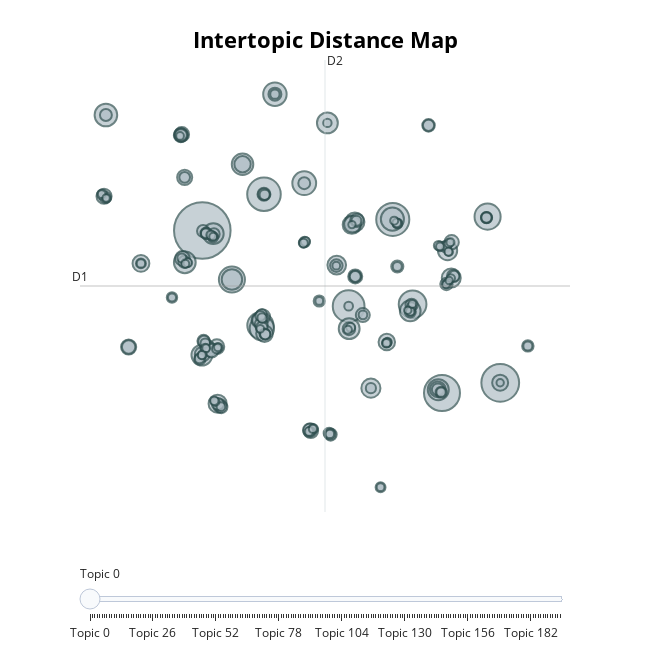

The code cell stored with this chart in its notebook:
### Code cell
zh_topic_model.visualize_topics()

### Figure 1 — Plotly figure (JSON) as saved in the notebook; plotly's stock layout.template omitted (floating-point values rounded to 4 significant figures; data arrays with more than 128 entries replaced by an {"elided": "..."} marker saying what was removed)
{"data": [{"customdata": {"elided": "195x3 mixed values"}, "hovertemplate": "<b>Topic %{customdata[0]}</b><br>%{customdata[1]}<br>Size: %{customdata[2]}", "legendgroup": "", "marker": {"color": "#B0BEC5", "line": {"color": "DarkSlateGrey", "width": 2}, "size": {"elided": "195 int values"}, "sizemode": "area", "sizeref": 0.3675, "symbol": "circle"}, "mode": "markers", "name": "", "orientation": "v", "showlegend": false, "type": "scatter", "x": {"elided": "195 float values"}, "xaxis": "x", "y": {"elided": "195 float values"}, "yaxis": "y"}], "layout": {"annotations": [{"showarrow": false, "text": "D1", "x": -12.29, "y": 3.035, "yshift": 10}, {"showarrow": false, "text": "D2", "x": 5.754, "xshift": 10, "y": 22.16}], "height": 650, "hoverlabel": {"bgcolor": "white", "font": {"family": "Rockwell", "size": 16}}, "legend": {"itemsizing": "constant", "tracegroupgap": 0}, "margin": {"t": 60}, "shapes": [{"line": {"color": "#CFD8DC", "width": 2}, "type": "line", "x0": 5.754, "x1": 5.754, "y0": -16.09, "y1": 22.16}, {"line": {"color": "#9E9E9E", "width": 2}, "type": "line", "x0": -12.29, "x1": 23.8, "y0": 3.035, "y1": 3.035}], "sliders": [{"active": 0, "pad": {"t": 50}, "steps": [{"args": [{"marker.color": {"elided": "1x195 str values"}}], "label": "Topic 0", "method": "update"}, {"args": [{"marker.color": {"elided": "1x195 str values"}}], "label": "Topic 1", "method": "update"}, {"args": [{"marker.color": {"elided": "1x195 str values"}}], "label": "Topic 2", "method": "update"}, {"args": [{"marker.color": {"elided": "1x195 str values"}}], "label": "Topic 3", "method": "update"}, {"args": [{"marker.color": {"elided": "1x195 str values"}}], "label": "Topic 4", "method": "update"}, {"args": [{"marker.color": {"elided": "1x195 str values"}}], "label": "Topic 5", "method": "update"}, {"args": [{"marker.color": {"elided": "1x195 str values"}}], "label": "Topic 6", "method": "update"}, {"args": [{"marker.color": {"elided": "1x195 str values"}}], "label": "Topic 7", "method": "update"}, {"args": [{"marker.color": {"elided": "1x195 str values"}}], "label": "Topic 8", "method": "update"}, {"args": [{"marker.color": {"elided": "1x195 str values"}}], "label": "Topic 9", "method": "update"}, {"args": [{"marker.color": {"elided": "1x195 str values"}}], "label": "Topic 10", "method": "update"}, {"args": [{"marker.color": {"elided": "1x195 str values"}}], "label": "Topic 11", "method": "update"}, {"args": [{"marker.color": {"elided": "1x195 str values"}}], "label": "Topic 12", "method": "update"}, {"args": [{"marker.color": {"elided": "1x195 str values"}}], "label": "Topic 13", "method": "update"}, {"args": [{"marker.color": {"elided": "1x195 str values"}}], "label": "Topic 14", "method": "update"}, {"args": [{"marker.color": {"elided": "1x195 str values"}}], "label": "Topic 15", "method": "update"}, {"args": [{"marker.color": {"elided": "1x195 str values"}}], "label": "Topic 16", "method": "update"}, {"args": [{"marker.color": {"elided": "1x195 str values"}}], "label": "Topic 17", "method": "update"}, {"args": [{"marker.color": {"elided": "1x195 str values"}}], "label": "Topic 18", "method": "update"}, {"args": [{"marker.color": {"elided": "1x195 str values"}}], "label": "Topic 19", "method": "update"}, {"args": [{"marker.color": {"elided": "1x195 str values"}}], "label": "Topic 20", "method": "update"}, {"args": [{"marker.color": {"elided": "1x195 str values"}}], "label": "Topic 21", "method": "update"}, {"args": [{"marker.color": {"elided": "1x195 str values"}}], "label": "Topic 22", "method": "update"}, {"args": [{"marker.color": {"elided": "1x195 str values"}}], "label": "Topic 23", "method": "update"}, {"args": [{"marker.color": {"elided": "1x195 str values"}}], "label": "Topic 24", "method": "update"}, {"args": [{"marker.color": {"elided": "1x195 str values"}}], "label": "Topic 25", "method": "update"}, {"args": [{"marker.color": {"elided": "1x195 str values"}}], "label": "Topic 26", "method": "update"}, {"args": [{"marker.color": {"elided": "1x195 str values"}}], "label": "Topic 27", "method": "update"}, {"args": [{"marker.color": {"elided": "1x195 str values"}}], "label": "Topic 28", "method": "update"}, {"args": [{"marker.color": {"elided": "1x195 str values"}}], "label": "Topic 29", "method": "update"}, {"args": [{"marker.color": {"elided": "1x195 str values"}}], "label": "Topic 30", "method": "update"}, {"args": [{"marker.color": {"elided": "1x195 str values"}}], "label": "Topic 31", "method": "update"}, {"args": [{"marker.color": {"elided": "1x195 str values"}}], "label": "Topic 32", "method": "update"}, {"args": [{"marker.color": {"elided": "1x195 str values"}}], "label": "Topic 33", "method": "update"}, {"args": [{"marker.color": {"elided": "1x195 str values"}}], "label": "Topic 34", "method": "update"}, {"args": [{"marker.color": {"elided": "1x195 str values"}}], "label": "Topic 35", "method": "update"}, {"args": [{"marker.color": {"elided": "1x195 str values"}}], "label": "Topic 36", "method": "update"}, {"args": [{"marker.color": {"elided": "1x195 str values"}}], "label": "Topic 37", "method": "update"}, {"args": [{"marker.color": {"elided": "1x195 str values"}}], "label": "Topic 38", "method": "update"}, {"args": [{"marker.color": {"elided": "1x195 str values"}}], "label": "Topic 39", "method": "update"}, {"args": [{"marker.color": {"elided": "1x195 str values"}}], "label": "Topic 40", "method": "update"}, {"args": [{"marker.color": {"elided": "1x195 str values"}}], "label": "Topic 41", "method": "update"}, {"args": [{"marker.color": {"elided": "1x195 str values"}}], "label": "Topic 42", "method": "update"}, {"args": [{"marker.color": {"elided": "1x195 str values"}}], "label": "Topic 43", "method": "update"}, {"args": [{"marker.color": {"elided": "1x195 str values"}}], "label": "Topic 44", "method": "update"}, {"args": [{"marker.color": {"elided": "1x195 str values"}}], "label": "Topic 45", "method": "update"}, {"args": [{"marker.color": {"elided": "1x195 str values"}}], "label": "Topic 46", "method": "update"}, {"args": [{"marker.color": {"elided": "1x195 str values"}}], "label": "Topic 47", "method": "update"}, {"args": [{"marker.color": {"elided": "1x195 str values"}}], "label": "Topic 48", "method": "update"}, {"args": [{"marker.color": {"elided": "1x195 str values"}}], "label": "Topic 49", "method": "update"}, {"args": [{"marker.color": {"elided": "1x195 str values"}}], "label": "Topic 50", "method": "update"}, {"args": [{"marker.color": {"elided": "1x195 str values"}}], "label": "Topic 51", "method": "update"}, {"args": [{"marker.color": {"elided": "1x195 str values"}}], "label": "Topic 52", "method": "update"}, {"args": [{"marker.color": {"elided": "1x195 str values"}}], "label": "Topic 53", "method": "update"}, {"args": [{"marker.color": {"elided": "1x195 str values"}}], "label": "Topic 54", "method": "update"}, {"args": [{"marker.color": {"elided": "1x195 str values"}}], "label": "Topic 55", "method": "update"}, {"args": [{"marker.color": {"elided": "1x195 str values"}}], "label": "Topic 56", "method": "update"}, {"args": [{"marker.color": {"elided": "1x195 str values"}}], "label": "Topic 57", "method": "update"}, {"args": [{"marker.color": {"elided": "1x195 str values"}}], "label": "Topic 58", "method": "update"}, {"args": [{"marker.color": {"elided": "1x195 str values"}}], "label": "Topic 59", "method": "update"}, {"args": [{"marker.color": {"elided": "1x195 str values"}}], "label": "Topic 60", "method": "update"}, {"args": [{"marker.color": {"elided": "1x195 str values"}}], "label": "Topic 61", "method": "update"}, {"args": [{"marker.color": {"elided": "1x195 str values"}}], "label": "Topic 62", "method": "update"}, {"args": [{"marker.color": {"elided": "1x195 str values"}}], "label": "Topic 63", "method": "update"}, {"args": [{"marker.color": {"elided": "1x195 str values"}}], "label": "Topic 64", "method": "update"}, {"args": [{"marker.color": {"elided": "1x195 str values"}}], "label": "Topic 65", "method": "update"}, {"args": [{"marker.color": {"elided": "1x195 str values"}}], "label": "Topic 66", "method": "update"}, {"args": [{"marker.color": {"elided": "1x195 str values"}}], "label": "Topic 67", "method": "update"}, {"args": [{"marker.color": {"elided": "1x195 str values"}}], "label": "Topic 68", "method": "update"}, {"args": [{"marker.color": {"elided": "1x195 str values"}}], "label": "Topic 69", "method": "update"}, {"args": [{"marker.color": {"elided": "1x195 str values"}}], "label": "Topic 70", "method": "update"}, {"args": [{"marker.color": {"elided": "1x195 str values"}}], "label": "Topic 71", "method": "update"}, {"args": [{"marker.color": {"elided": "1x195 str values"}}], "label": "Topic 72", "method": "update"}, {"args": [{"marker.color": {"elided": "1x195 str values"}}], "label": "Topic 73", "method": "update"}, {"args": [{"marker.color": {"elided": "1x195 str values"}}], "label": "Topic 74", "method": "update"}, {"args": [{"marker.color": {"elided": "1x195 str values"}}], "label": "Topic 75", "method": "update"}, {"args": [{"marker.color": {"elided": "1x195 str values"}}], "label": "Topic 76", "method": "update"}, {"args": [{"marker.color": {"elided": "1x195 str values"}}], "label": "Topic 77", "method": "update"}, {"args": [{"marker.color": {"elided": "1x195 str values"}}], "label": "Topic 78", "method": "update"}, {"args": [{"marker.color": {"elided": "1x195 str values"}}], "label": "Topic 79", "method": "update"}, {"args": [{"marker.color": {"elided": "1x195 str values"}}], "label": "Topic 80", "method": "update"}, {"args": [{"marker.color": {"elided": "1x195 str values"}}], "label": "Topic 81", "method": "update"}, {"args": [{"marker.color": {"elided": "1x195 str values"}}], "label": "Topic 82", "method": "update"}, {"args": [{"marker.color": {"elided": "1x195 str values"}}], "label": "Topic 83", "method": "update"}, {"args": [{"marker.color": {"elided": "1x195 str values"}}], "label": "Topic 84", "method": "update"}, {"args": [{"marker.color": {"elided": "1x195 str values"}}], "label": "Topic 85", "method": "update"}, {"args": [{"marker.color": {"elided": "1x195 str values"}}], "label": "Topic 86", "method": "update"}, {"args": [{"marker.color": {"elided": "1x195 str values"}}], "label": "Topic 87", "method": "update"}, {"args": [{"marker.color": {"elided": "1x195 str values"}}], "label": "Topic 88", "method": "update"}, {"args": [{"marker.color": {"elided": "1x195 str values"}}], "label": "Topic 89", "method": "update"}, {"args": [{"marker.color": {"elided": "1x195 str values"}}], "label": "Topic 90", "method": "update"}, {"args": [{"marker.color": {"elided": "1x195 str values"}}], "label": "Topic 91", "method": "update"}, {"args": [{"marker.color": {"elided": "1x195 str values"}}], "label": "Topic 92", "method": "update"}, {"args": [{"marker.color": {"elided": "1x195 str values"}}], "label": "Topic 93", "method": "update"}, {"args": [{"marker.color": {"elided": "1x195 str values"}}], "label": "Topic 94", "method": "update"}, {"args": [{"marker.color": {"elided": "1x195 str values"}}], "label": "Topic 95", "method": "update"}, {"args": [{"marker.color": {"elided": "1x195 str values"}}], "label": "Topic 96", "method": "update"}, {"args": [{"marker.color": {"elided": "1x195 str values"}}], "label": "Topic 97", "method": "update"}, {"args": [{"marker.color": {"elided": "1x195 str values"}}], "label": "Topic 98", "method": "update"}, {"args": [{"marker.color": {"elided": "1x195 str values"}}], "label": "Topic 99", "method": "update"}, {"args": [{"marker.color": {"elided": "1x195 str values"}}], "label": "Topic 100", "method": "update"}, {"args": [{"marker.color": {"elided": "1x195 str values"}}], "label": "Topic 101", "method": "update"}, {"args": [{"marker.color": {"elided": "1x195 str values"}}], "label": "Topic 102", "method": "update"}, {"args": [{"marker.color": {"elided": "1x195 str values"}}], "label": "Topic 103", "method": "update"}, {"args": [{"marker.color": {"elided": "1x195 str values"}}], "label": "Topic 104", "method": "update"}, {"args": [{"marker.color": {"elided": "1x195 str values"}}], "label": "Topic 105", "method": "update"}, {"args": [{"marker.color": {"elided": "1x195 str values"}}], "label": "Topic 106", "method": "update"}, {"args": [{"marker.color": {"elided": "1x195 str values"}}], "label": "Topic 107", "method": "update"}, {"args": [{"marker.color": {"elided": "1x195 str values"}}], "label": "Topic 108", "method": "update"}, {"args": [{"marker.color": {"elided": "1x195 str values"}}], "label": "Topic 109", "method": "update"}, {"args": [{"marker.color": {"elided": "1x195 str values"}}], "label": "Topic 110", "method": "update"}, {"args": [{"marker.color": {"elided": "1x195 str values"}}], "label": "Topic 111", "method": "update"}, {"args": [{"marker.color": {"elided": "1x195 str values"}}], "label": "Topic 112", "method": "update"}, {"args": [{"marker.color": {"elided": "1x195 str values"}}], "label": "Topic 113", "method": "update"}, {"args": [{"marker.color": {"elided": "1x195 str values"}}], "label": "Topic 114", "method": "update"}, {"args": [{"marker.color": {"elided": "1x195 str values"}}], "label": "Topic 115", "method": "update"}, {"args": [{"marker.color": {"elided": "1x195 str values"}}], "label": "Topic 116", "method": "update"}, {"args": [{"marker.color": {"elided": "1x195 str values"}}], "label": "Topic 117", "method": "update"}, {"args": [{"marker.color": {"elided": "1x195 str values"}}], "label": "Topic 118", "method": "update"}, {"args": [{"marker.color": {"elided": "1x195 str values"}}], "label": "Topic 119", "method": "update"}, {"args": [{"marker.color": {"elided": "1x195 str values"}}], "label": "Topic 120", "method": "update"}, {"args": [{"marker.color": {"elided": "1x195 str values"}}], "label": "Topic 121", "method": "update"}, {"args": [{"marker.color": {"elided": "1x195 str values"}}], "label": "Topic 122", "method": "update"}, {"args": [{"marker.color": {"elided": "1x195 str values"}}], "label": "Topic 123", "method": "update"}, {"args": [{"marker.color": {"elided": "1x195 str values"}}], "label": "Topic 124", "method": "update"}, {"args": [{"marker.color": {"elided": "1x195 str values"}}], "label": "Topic 125", "method": "update"}, {"args": [{"marker.color": {"elided": "1x195 str values"}}], "label": "Topic 126", "method": "update"}, {"args": [{"marker.color": {"elided": "1x195 str values"}}], "label": "Topic 127", "method": "update"}, {"args": [{"marker.color": {"elided": "1x195 str values"}}], "label": "Topic 128", "method": "update"}, {"args": [{"marker.color": {"elided": "1x195 str values"}}], "label": "Topic 129", "method": "update"}, {"args": [{"marker.color": {"elided": "1x195 str values"}}], "label": "Topic 130", "method": "update"}, {"args": [{"marker.color": {"elided": "1x195 str values"}}], "label": "Topic 131", "method": "update"}, {"args": [{"marker.color": {"elided": "1x195 str values"}}], "label": "Topic 132", "method": "update"}, {"args": [{"marker.color": {"elided": "1x195 str values"}}], "label": "Topic 133", "method": "update"}, {"args": [{"marker.color": {"elided": "1x195 str values"}}], "label": "Topic 134", "method": "update"}, {"args": [{"marker.color": {"elided": "1x195 str values"}}], "label": "Topic 135", "method": "update"}, {"args": [{"marker.color": {"elided": "1x195 str values"}}], "label": "Topic 136", "method": "update"}, {"args": [{"marker.color": {"elided": "1x195 str values"}}], "label": "Topic 137", "method": "update"}, {"args": [{"marker.color": {"elided": "1x195 str values"}}], "label": "Topic 138", "method": "update"}, {"args": [{"marker.color": {"elided": "1x195 str values"}}], "label": "Topic 139", "method": "update"}, {"args": [{"marker.color": {"elided": "1x195 str values"}}], "label": "Topic 140", "method": "update"}, {"args": [{"marker.color": {"elided": "1x195 str values"}}], "label": "Topic 141", "method": "update"}, {"args": [{"marker.color": {"elided": "1x195 str values"}}], "label": "Topic 142", "method": "update"}, {"args": [{"marker.color": {"elided": "1x195 str values"}}], "label": "Topic 143", "method": "update"}, {"args": [{"marker.color": {"elided": "1x195 str values"}}], "label": "Topic 144", "method": "update"}, {"args": [{"marker.color": {"elided": "1x195 str values"}}], "label": "Topic 145", "method": "update"}, {"args": [{"marker.color": {"elided": "1x195 str values"}}], "label": "Topic 146", "method": "update"}, {"args": [{"marker.color": {"elided": "1x195 str values"}}], "label": "Topic 147", "method": "update"}, {"args": [{"marker.color": {"elided": "1x195 str values"}}], "label": "Topic 148", "method": "update"}, {"args": [{"marker.color": {"elided": "1x195 str values"}}], "label": "Topic 149", "method": "update"}, {"args": [{"marker.color": {"elided": "1x195 str values"}}], "label": "Topic 150", "method": "update"}, {"args": [{"marker.color": {"elided": "1x195 str values"}}], "label": "Topic 151", "method": "update"}, {"args": [{"marker.color": {"elided": "1x195 str values"}}], "label": "Topic 152", "method": "update"}, {"args": [{"marker.color": {"elided": "1x195 str values"}}], "label": "Topic 153", "method": "update"}, {"args": [{"marker.color": {"elided": "1x195 str values"}}], "label": "Topic 154", "method": "update"}, {"args": [{"marker.color": {"elided": "1x195 str values"}}], "label": "Topic 155", "method": "update"}, {"args": [{"marker.color": {"elided": "1x195 str values"}}], "label": "Topic 156", "method": "update"}, {"args": [{"marker.color": {"elided": "1x195 str values"}}], "label": "Topic 157", "method": "update"}, {"args": [{"marker.color": {"elided": "1x195 str values"}}], "label": "Topic 158", "method": "update"}, {"args": [{"marker.color": {"elided": "1x195 str values"}}], "label": "Topic 159", "method": "update"}, {"args": [{"marker.color": {"elided": "1x195 str values"}}], "label": "Topic 160", "method": "update"}, {"args": [{"marker.color": {"elided": "1x195 str values"}}], "label": "Topic 161", "method": "update"}, {"args": [{"marker.color": {"elided": "1x195 str values"}}], "label": "Topic 162", "method": "update"}, {"args": [{"marker.color": {"elided": "1x195 str values"}}], "label": "Topic 163", "method": "update"}, {"args": [{"marker.color": {"elided": "1x195 str values"}}], "label": "Topic 164", "method": "update"}, {"args": [{"marker.color": {"elided": "1x195 str values"}}], "label": "Topic 165", "method": "update"}, {"args": [{"marker.color": {"elided": "1x195 str values"}}], "label": "Topic 166", "method": "update"}, {"args": [{"marker.color": {"elided": "1x195 str values"}}], "label": "Topic 167", "method": "update"}, {"args": [{"marker.color": {"elided": "1x195 str values"}}], "label": "Topic 168", "method": "update"}, {"args": [{"marker.color": {"elided": "1x195 str values"}}], "label": "Topic 169", "method": "update"}, {"args": [{"marker.color": {"elided": "1x195 str values"}}], "label": "Topic 170", "method": "update"}, {"args": [{"marker.color": {"elided": "1x195 str values"}}], "label": "Topic 171", "method": "update"}, {"args": [{"marker.color": {"elided": "1x195 str values"}}], "label": "Topic 172", "method": "update"}, {"args": [{"marker.color": {"elided": "1x195 str values"}}], "label": "Topic 173", "method": "update"}, {"args": [{"marker.color": {"elided": "1x195 str values"}}], "label": "Topic 174", "method": "update"}, {"args": [{"marker.color": {"elided": "1x195 str values"}}], "label": "Topic 175", "method": "update"}, {"args": [{"marker.color": {"elided": "1x195 str values"}}], "label": "Topic 176", "method": "update"}, {"args": [{"marker.color": {"elided": "1x195 str values"}}], "label": "Topic 177", "method": "update"}, {"args": [{"marker.color": {"elided": "1x195 str values"}}], "label": "Topic 178", "method": "update"}, {"args": [{"marker.color": {"elided": "1x195 str values"}}], "label": "Topic 179", "method": "update"}, {"args": [{"marker.color": {"elided": "1x195 str values"}}], "label": "Topic 180", "method": "update"}, {"args": [{"marker.color": {"elided": "1x195 str values"}}], "label": "Topic 181", "method": "update"}, {"args": [{"marker.color": {"elided": "1x195 str values"}}], "label": "Topic 182", "method": "update"}, {"args": [{"marker.color": {"elided": "1x195 str values"}}], "label": "Topic 183", "method": "update"}, {"args": [{"marker.color": {"elided": "1x195 str values"}}], "label": "Topic 184", "method": "update"}, {"args": [{"marker.color": {"elided": "1x195 str values"}}], "label": "Topic 185", "method": "update"}, {"args": [{"marker.color": {"elided": "1x195 str values"}}], "label": "Topic 186", "method": "update"}, {"args": [{"marker.color": {"elided": "1x195 str values"}}], "label": "Topic 187", "method": "update"}, {"args": [{"marker.color": {"elided": "1x195 str values"}}], "label": "Topic 188", "method": "update"}, {"args": [{"marker.color": {"elided": "1x195 str values"}}], "label": "Topic 189", "method": "update"}, {"args": [{"marker.color": {"elided": "1x195 str values"}}], "label": "Topic 190", "method": "update"}, {"args": [{"marker.color": {"elided": "1x195 str values"}}], "label": "Topic 191", "method": "update"}, {"args": [{"marker.color": {"elided": "1x195 str values"}}], "label": "Topic 192", "method": "update"}, {"args": [{"marker.color": {"elided": "1x195 str values"}}], "label": "Topic 193", "method": "update"}, {"args": [{"marker.color": {"elided": "1x195 str values"}}], "label": "Topic 194", "method": "update"}]}], "title": {"font": {"color": "Black", "size": 22}, "text": "<b>Intertopic Distance Map</b>", "x": 0.5, "xanchor": "center", "y": 0.95, "yanchor": "top"}, "width": 650, "xaxis": {"anchor": "y", "domain": [0, 1], "range": [-12.29, 23.8], "title": {"text": ""}, "visible": false}, "yaxis": {"anchor": "x", "domain": [0, 1], "range": [-16.09, 22.16], "title": {"text": ""}, "visible": false}}}
